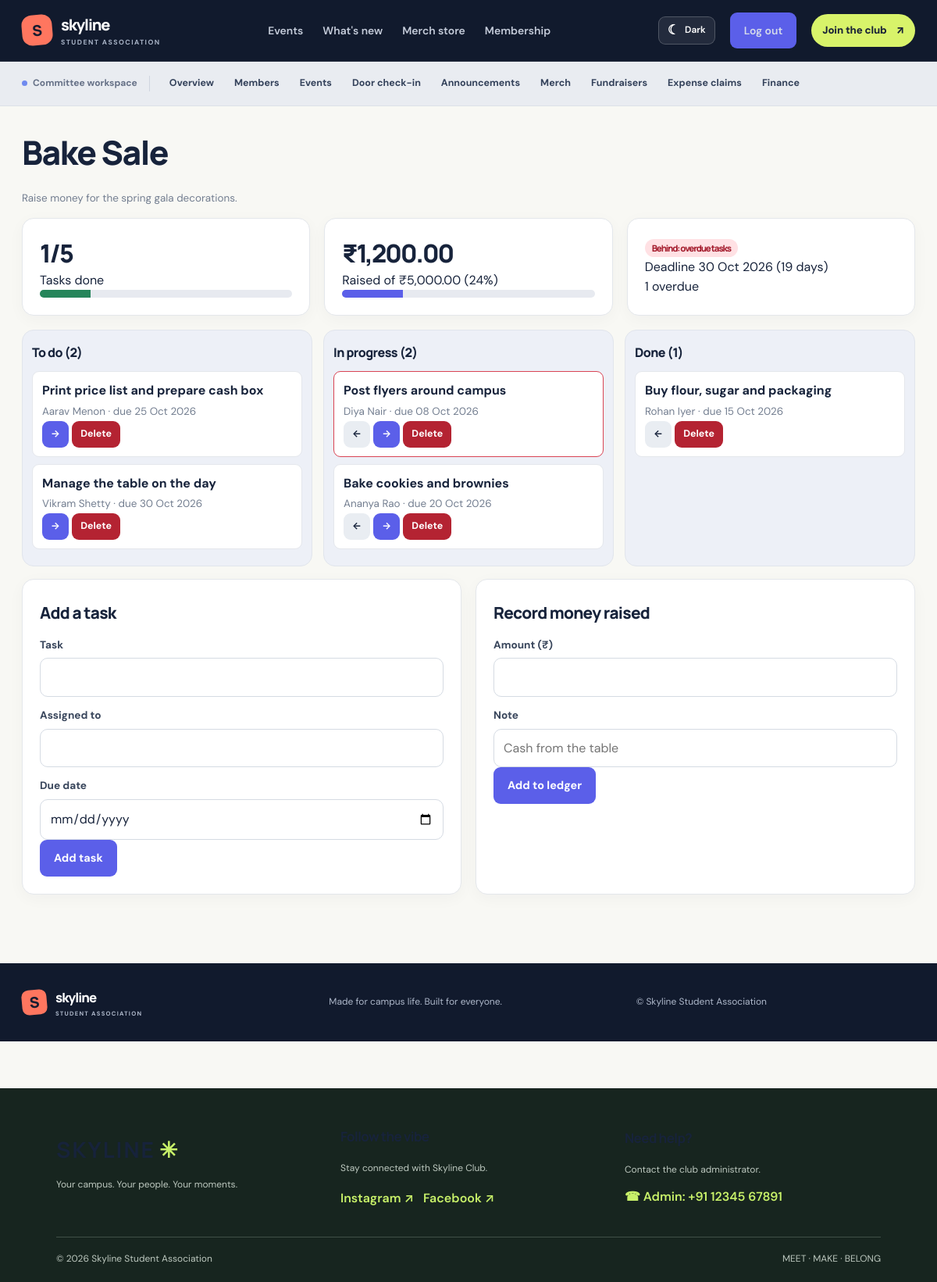
/admin/fundraisers/1 (signed in), run on the app's committed database.
### tables this page shows
CREATE TABLE fundraisers (
    id INTEGER PRIMARY KEY,
    name TEXT NOT NULL,
    description TEXT,
    goal REAL NOT NULL DEFAULT 0,
    deadline TEXT,
    created_at TEXT NOT NULL
);

CREATE TABLE tasks (
    id INTEGER PRIMARY KEY,
    fundraiser_id INTEGER NOT NULL REFERENCES fundraisers(id),
    title TEXT NOT NULL,
    assignee TEXT,
    status TEXT NOT NULL DEFAULT 'todo',
    due_date TEXT
);

### app.py (the view)
@app.get('/admin/fundraisers/<int:fundraiser_id>')
@admin_required
def admin_fundraiser(fundraiser_id):
    f = query('SELECT * FROM fundraisers WHERE id = ?', (fundraiser_id,), one=True)
    if not f:
        abort(404)
    columns = {s: [] for s in TASK_FLOW}
    for t in query('SELECT * FROM tasks WHERE fundraiser_id = ? ORDER BY due_date, id', (fundraiser_id,)):
        columns[t['status']].append(t)
    return render_template('admin_fundraiser.html', f=f, columns=columns, s=fundraiser_summary(f),
                           today=today_iso(), members=query('SELECT name FROM members ORDER BY name'))

### app.py (called while the page is built)
@app.context_processor
def inject_csrf_token():
    from flask_wtf.csrf import generate_csrf
    return {"csrf_token": generate_csrf}

def today_iso():
    return date.today().isoformat()

@app.template_filter('money')
def money_filter(value):
    return f"₹{float(value or 0):,.2f}"

@app.template_filter('pretty')
def pretty_filter(value):
    if not value:
        return ''
    try:
        parsed = datetime.fromisoformat(value)
    except ValueError:
        return value
    if 'T' in value or ' ' in value:
        return parsed.strftime('%d %b %Y, %I:%M %p')
    return parsed.strftime('%d %b %Y')

@app.context_processor
def inject_globals():
    return {'is_admin': bool(session.get('admin')), 'status_of': member_status}

def admin_required(view):
    @wraps(view)
    def wrapper(*args, **kwargs):
        if not session.get('admin'):
            return redirect(url_for('login', next=request.full_path.rstrip('?')))
        return view(*args, **kwargs)
    return wrapper

### db.py (called while the page is built)
def get_db():
    if 'db' not in g:
        g.db = sqlite3.connect(DB_PATH)
        g.db.row_factory = sqlite3.Row
        g.db.execute('PRAGMA foreign_keys = ON')
    return g.db

def query(sql, args=(), one=False):
    cur = get_db().execute(sql, args)
    rows = cur.fetchall()
    cur.close()
    if one:
        return rows[0] if rows else None
    return rows

### templates/admin_fundraiser.html
{% extends 'base.html' %}
{% block content %}
<h1>{{ f.name }}</h1>
<p class="muted">{{ f.description }}</p>
<div class="grid3">
  <div class="card"><div class="stat">{{ s.done }}/{{ s.total }}</div>Tasks done<div class="bar-track"><div class="bar-fill green" style="width:{{ s.task_pct }}%"></div></div></div>
  <div class="card"><div class="stat">{{ s.raised|money }}</div>Raised{% if f.goal %} of {{ f.goal|money }} ({{ s.goal_pct_raw }}%){% endif %}<div class="bar-track"><div class="bar-fill" style="width:{{ s.goal_pct }}%"></div></div></div>
  <div class="card"><div class="stat" style="font-size:1.2rem"><span class="badge {{ 'ok' if s.health in ['On track', 'All tasks done'] else 'bad' }}">{{ s.health }}</span></div>
    {% if f.deadline %}Deadline {{ f.deadline|pretty }} ({{ s.days_left }} days){% endif %}<br>{{ s.overdue }} overdue</div>
</div>
<div class="board">
{% for status, label in [('todo', 'To do'), ('doing', 'In progress'), ('done', 'Done')] %}
  <div class="col"><h3>{{ label }} ({{ columns[status]|length }})</h3>
  {% for t in columns[status] %}
    <div class="task {% if status != 'done' and t.due_date and t.due_date < today %}late{% endif %}">
      <strong>{{ t.title }}</strong><br><span class="muted">{{ t.assignee or 'Unassigned' }}{% if t.due_date %} · due {{ t.due_date|pretty }}{% endif %}</span><br>
      {% if status != 'todo' %}<form method="post" action="{{ url_for('admin_task_move', task_id=t.id, direction='prev') }}">
  <input type="hidden" name="csrf_token" value="{{ csrf_token() }}"><button class="small secondary">←</button></form>{% endif %}
      {% if status != 'done' %}<form method="post" action="{{ url_for('admin_task_move', task_id=t.id, direction='next') }}">
  <input type="hidden" name="csrf_token" value="{{ csrf_token() }}"><button class="small">→</button></form>{% endif %}
      <form method="post" action="{{ url_for('admin_task_move', task_id=t.id, direction='delete') }}">
  <input type="hidden" name="csrf_token" value="{{ csrf_token() }}"><button class="small danger">Delete</button></form>
    </div>
  {% endfor %}
  </div>
{% endfor %}
</div>
<div class="grid2" style="margin-top:16px">
  <form method="post" action="{{ url_for('admin_task_add', fundraiser_id=f.id) }}" class="card">
  <input type="hidden" name="csrf_token" value="{{ csrf_token() }}"><h2>Add a task</h2>
    <label>Task</label><input name="title" required>
    <label>Assigned to</label><input name="assignee" list="people"><datalist id="people">{% for m in members %}<option value="{{ m.name }}">{% endfor %}</datalist>
    <label>Due date</label><input name="due_date" type="date"><br><button type="submit">Add task</button></form>
  <form method="post" action="{{ url_for('admin_fundraiser_raised', fundraiser_id=f.id) }}" class="card">
  <input type="hidden" name="csrf_token" value="{{ csrf_token() }}"><h2>Record money raised</h2>
    <label>Amount (₹)</label><input name="amount" type="number" step="0.01" min="0.01" required>
    <label>Note</label><input name="note" placeholder="Cash from the table"><br><button type="submit">Add to ledger</button></form>
</div>
{% endblock %}

### static/style.css (style rules this page uses)
:root { --ink: #17243b; --ink-deep: #101b31; --ink-soft: #283752; --paper: #f7f7f3; --white: #ffffff; --muted: #747e8e; --line: #e4e7e9; --lime: #d7f36a; --blue: #647df5; --brand: #536de8; --brand-dark: #3c52c5; --ok: #18794e; --warn: #a96510; --bad: #b42332; --shadow: 0 16px 42px rgba(23, 36, 59, .07); }
* { box-sizing: border-box; }
html { scroll-behavior: smooth; }
body { margin: 0; font-family: 'DM Sans', system-ui, -apple-system, 'Segoe UI', sans-serif; background: var(--paper); color: var(--ink); line-height: 1.6; -webkit-font-smoothing: antialiased; }
button, input, select, textarea { font: inherit; }
.btn, button { display: inline-flex; align-items: center; justify-content: center; gap: 12px; min-height: 44px; padding: 11px 17px; border: 1px solid transparent; border-radius: 9px; background: var(--brand); color: #fff; font-size: .9rem; font-weight: 700; cursor: pointer; text-decoration: none; transition: transform .18s ease, background .18s ease, box-shadow .18s ease; }
.muted { color: var(--muted); font-size: .84rem; }
h1, h2, h3, h4 { color: var(--ink); font-family: 'Manrope', sans-serif; letter-spacing: -.035em; }
main h1 { margin: .2em 0 .55em; font-size: clamp(1.9rem, 4vw, 2.65rem); font-weight: 800; line-height: 1.12; }
main h2 { margin: .2em 0 .65em; font-size: 1.3rem; font-weight: 800; }
main h3 { font-weight: 800; }
main p { line-height: 1.65; }
.grid2 { display: grid; grid-template-columns: repeat(auto-fit, minmax(min(100%, 300px), 1fr)); gap: 18px; }
.grid3 { display: grid; grid-template-columns: repeat(auto-fit, minmax(min(100%, 220px), 1fr)); gap: 18px; }
.card { padding: 22px; margin-bottom: 18px; border: 1px solid var(--line); border-radius: 13px; background: #fff; box-shadow: 0 3px 12px rgba(23,36,59,.025); }
.stat { font: 800 2rem 'Manrope', sans-serif; letter-spacing: -.06em; }
label { display: block; margin: 13px 0 6px; color: #39465c; font-size: .85rem; font-weight: 700; }
input, select, textarea { width: 100%; padding: 11px 12px; border: 1px solid #d5dbe3; border-radius: 9px; outline: none; background: #fff; color: var(--ink); transition: border-color .15s ease, box-shadow .15s ease; }
.badge { display: inline-block; padding: 4px 9px; border-radius: 999px; font-size: .72rem; font-weight: 800; }
.badge.bad { background: #ffe1e4; color: #a51f30; }
button.secondary { background: #e9edf2; color: var(--ink); }
button.danger { background: var(--bad); }
.btn.small, button.small { min-height: 32px; padding: 6px 10px; font-size: .78rem; }
.bar-track { height: 10px; overflow: hidden; border-radius: 999px; background: #e7eaf0; }
.bar-fill { height: 100%; background: var(--brand); }
.bar-fill.green { background: #25855a; }
.board { display: grid; grid-template-columns: repeat(auto-fit, minmax(min(100%, 240px), 1fr)); gap: 14px; }
.col { min-height: 120px; padding: 12px; border: 1px solid #e1e5ec; border-radius: 12px; background: #edf0f7; }
.col h3 { margin: .2em 0 .7em; font-size: 1rem; }
.task { padding: 11px 12px; margin-bottom: 9px; border: 1px solid #e4e7ec; border-radius: 9px; background: #fff; }
.task.late { border-color: #d94454; }
.task form { display: inline; }
:root { --ink:#17233b;--ink-deep:#111a2d;--ink-soft:#293854;--paper:#f8f8f4;--white:#fff;--muted:#737e90;--line:#e4e7eb;--lime:#d8f36a;--blue:#5865f2;--brand:#5b5fe9;--brand-dark:#4248c9;--coral:#ff765f;--ok:#18794e;--warn:#a96510;--bad:#b42332;--shadow:0 18px 48px rgba(23,35,59,.10) }
body { background:#f8f8f4;color:var(--ink) }
.card,.table-wrap,.ticket,.col { border-radius:15px }
.card { box-shadow:0 5px 20px rgba(23,36,59,.035) }
input,select,textarea { border-radius:10px }

### data on the page
fundraisers: name "Bake Sale", description "Raise money for the spring gala decorations.", goal "₹5,000.00", deadline|pretty "30 Oct 2026"
tasks: title "Print price list and prepare cash box", assignee "Aarav Menon", due_date|pretty "25 Oct 2026"
tasks: title "Manage the table on the day", assignee "Vikram Shetty", due_date|pretty "30 Oct 2026"
tasks: title "Post flyers around campus", assignee "Diya Nair", due_date|pretty "08 Oct 2026"
tasks: title "Bake cookies and brownies", assignee "Ananya Rao", due_date|pretty "20 Oct 2026"
tasks: title "Buy flour, sugar and packaging", assignee "Rohan Iyer", due_date|pretty "15 Oct 2026"

### other printed values
{{ s.done }} "1"
{{ s.total }} "5"
{{ s.raised|money }} "₹1,200.00"
{{ s.goal_pct_raw }} "24"
{{ s.health }} "Behind: overdue tasks"
{{ s.days_left }} "19"
{{ s.overdue }} "1"
{{ label }} "To do" "In progress" "Done"
{{ columns[status]|length }} "2" "2" "1"
